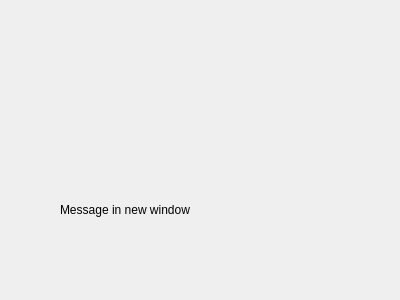
<?xml version="1.0" encoding="UTF-8"?>
<ui version="4.0">
 <class>Window2</class>
 <widget class="QDialog" name="Window2">
  <property name="geometry">
   <rect>
    <x>0</x>
    <y>0</y>
    <width>400</width>
    <height>300</height>
   </rect>
  </property>
  <property name="windowTitle">
   <string>Dialog</string>
  </property>
  <widget class="QLabel" name="label">
   <property name="geometry">
    <rect>
     <x>60</x>
     <y>200</y>
     <width>251</width>
     <height>20</height>
    </rect>
   </property>
   <property name="text">
    <string>Message in new window</string>
   </property>
  </widget>
 </widget>
 <resources/>
 <connections/>
</ui>
